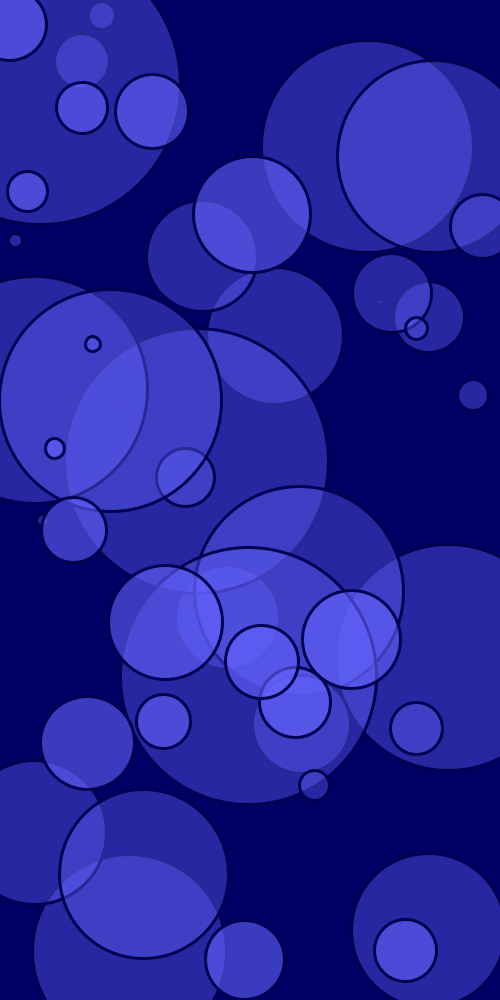
Frame 1 (no input)
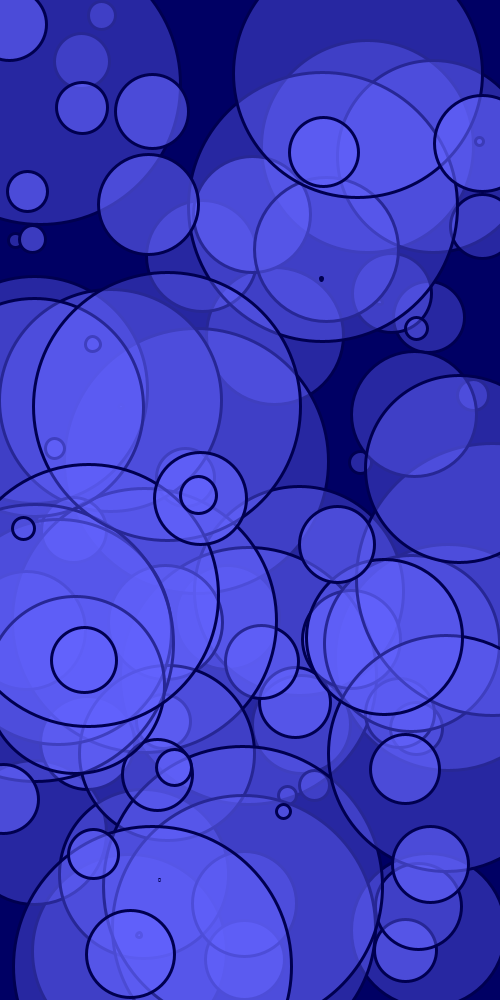
Frame 2 (the mouse pressed at the canvas centre, redrawn once)

The Processing sketch that drew these frames (run headless with seeded random() and noise(); the mouse was pressed at the canvas centre and the sketch redrawn once):

// Processing sketch: processing_24432
// ── processing_24432.pde

//Written by Levi Berge 21/03/2011

//import processing.pdf.*;

void setup (){
  size (500, 1000);
  //beginRecord(PDF, "BubblesFinal.pdf");
  background(0, 0, 100);
  smooth ();
  //frameRate (1);
  }

void draw (){

stroke(0, 0, 80);
strokeWeight(3);
int count = 0;
while (count <32){
float d = random(300);
fill(100, 100, 255, 100);
ellipse(random(500), random(1000), d, d);
count = count + 1;
}

int count2 = 0;
while (count2 <15){
float d = random(120);
fill(100, 100, 255, 150);
ellipse(random(500), random(1000), d, d);
count2 = count2 + 1;
}
noLoop();

//endRecord();
}
